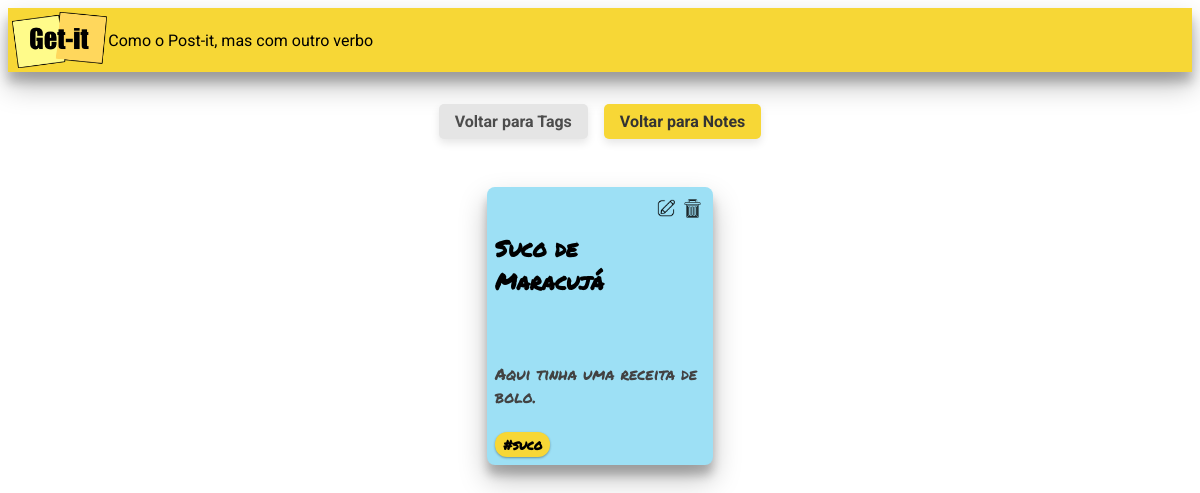
The app's page /tags/15/ with its own data.
### notes/models.py (models this page shows, shortened)
class Note(models.Model):
    title = models.CharField(max_length=200)
    content = models.TextField(null=True)
    tag = models.ForeignKey('Tag', on_delete=models.CASCADE, null=True)

class Tag(models.Model):
    title = models.CharField(max_length=200)

### notes/views.py (the view)
# urls.py: path('tags/<int:tag_id>/', views.tag_details, name='tag_details'),
def tag_details(request, tag_id):
    tag = get_object_or_404(Tag, id=tag_id)
    notes = Note.objects.filter(tag=tag)
    return render(request, 'notes/tag_details.html', {'tag': tag, 'notes': notes})

### notes/templates/notes/tag_details.html
{% extends "notes/base.html" %}
{% load static %}
{% block content %}
  <div class="tag-header">
    <div class="tag-navigation">
      <a href="{% url 'tags' %}" class="back-to-tags">Voltar para Tags</a>
      <a href="{% url 'index' %}" class="back-to-home">Voltar para Notes</a>
    </div>
  </div>
  <div class="card-container">
    {% for note in notes %}
      <div class="card {% if forloop.counter|divisibleby:5 %}card-color-5{% elif forloop.counter|divisibleby:4 %}card-color-4{% elif forloop.counter|divisibleby:3 %}card-color-3{% elif forloop.counter|divisibleby:2 %}card-color-2{% else %}card-color-1{% endif %}">
        <div class="card-header">
          <h5 class="card-title">{{ note.title }}</h5>
          <div class="card-buttons">
            <a href="{% url 'update' note.id %}" class="btn-edit">
              <img src="{% static 'notes/img/img-edit.png' %}" alt="Edit" class="img-edit">
            </a>
            <a href="{% url 'delete' note.id %}" class="btn-delete">
              <img src="{% static 'notes/img/img-delete.png' %}" alt="Delete" class="img-delete">
            </a>
          </div>
        </div>
        <div class="card-content">
          <p>{{ note.content }}</p>
        </div>
        <a href="{% url 'tag_details' tag.id %}">
          <div class="card-tag">#{{ tag.title }}</div>
        </a>
      </div>
    {% endfor %}
  </div>
{% endblock %}

### notes/static/notes/css/getit.css (style rules this page uses)
html, body { font-family: "Roboto", sans-serif; }
.card { width: 210px; height: auto; min-height: 130px; display: flex; flex-direction: column; align-items: flex-start; padding: 0.5rem; border-radius: 8px; box-shadow: 0 14px 28px rgba(0,0,0,0.25), 0 10px 10px rgba(0,0,0,0.22); transition: transform 0.2s ease; position: relative; }
.card-rotation-11 { transform: rotate(0deg); }
.card-container { display: flex; flex-direction: row; align-items: center; justify-content: center; flex-wrap: wrap; gap: 2rem; padding: 1rem; }
.card-header { display: flex; align-content: center; justify-content: space-between; align-items: flex-start; width: 100%; height: auto; }
.card-title { margin-right: 5px; font-size: 1.4rem; flex-grow: 1; min-width: 0; white-space: normal; overflow-wrap: break-word; }
.card-buttons { display: flex; flex-direction: row; gap: 0px; flex-shrink: 0; align-items: center; justify-content: flex-end; }
.btn-delete, .btn-edit { background: none; border: none; cursor: pointer; display: flex; align-items: center; justify-content: center; width: 26px; height: 26px; padding: 0; margin: 0; }
.img-delete { width: 19px; height: 19px; object-fit: contain; }
.img-edit { width: 22px; height: 22px; object-fit: contain; }
.card-content { align-items: center; padding-top: 5%; display: flex; flex-direction: column; justify-content: space-evenly; flex: 1; font-size: auto; color: #424242; text-align: left; width: 100%; margin: 0; margin-bottom: 8px; }
.card-color-1 { background-color: #9de0f5; font-family: 'Permanent Marker', cursive; }
.card-tag { display: inline-block; background-color: #f7d736; color: black; padding: 3px 8px; border-radius: 12px; margin-top: 0.5rem; font-size: 0.85rem; font-weight: bold; box-shadow: 0 1px 3px rgba(0,0,0,0.12), 0 1px 2px rgba(0,0,0,0.24); margin-top: auto; cursor: pointer; transition: background-color 0.2s; }
.tag-header { display: flex; flex-direction: column; align-items: center; margin: 2rem 0; gap: 1rem; }
.back-to-tags { display: inline-block; background-color: #e5e5e5; color: #4c4c4c; padding: 0.5rem 1rem; border-radius: 5px; text-decoration: none; font-weight: bold; box-shadow: 0 4px 8px rgba(0,0,0,0.1); }
.tag-navigation { display: flex; gap: 1rem; }
.back-to-home { display: inline-block; background-color: #f7d736; color: #333; padding: 0.5rem 1rem; border-radius: 5px; text-decoration: none; font-weight: bold; box-shadow: 0 4px 8px rgba(0,0,0,0.1); transition: background-color 0.2s; }

### records on screen
Note: title "Suco de Maracujá", content "Aqui tinha uma receita de bolo."
Tag: title "suco"
